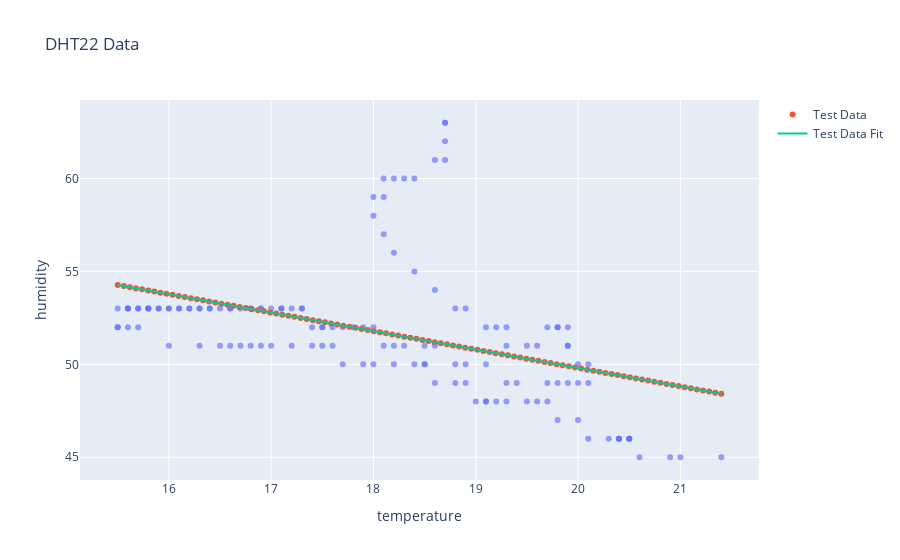

The cell this chart's notebook holds for it:
### Code cell
fig = px.scatter(df, x='temperature', y='humidity', opacity=0.65, title='DHT22 Data')
fig.add_traces(go.Scatter(x=testDF['temperature'], y=testDF['humidity'], mode='markers', name='Test Data'))
fig.add_traces(go.Scatter(x=testTemp, y=predictHumidity, name='Test Data Fit'))
fig.show()
